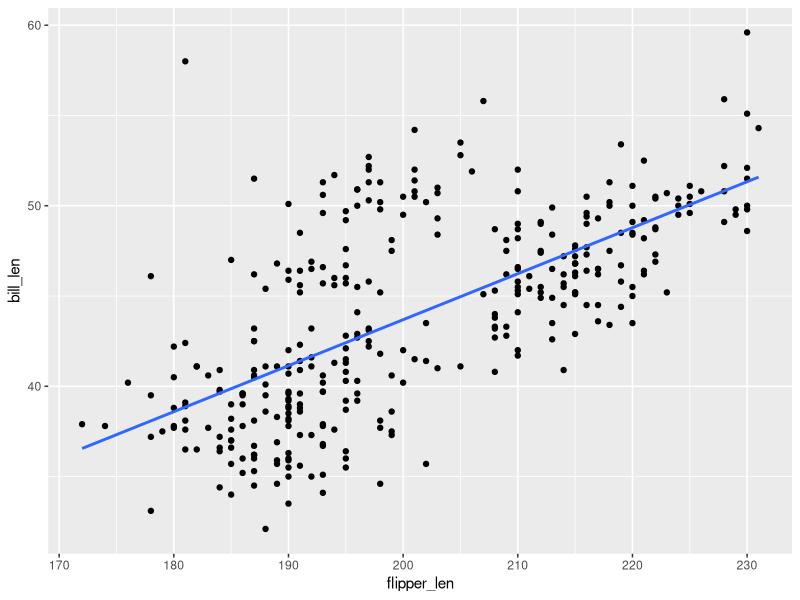
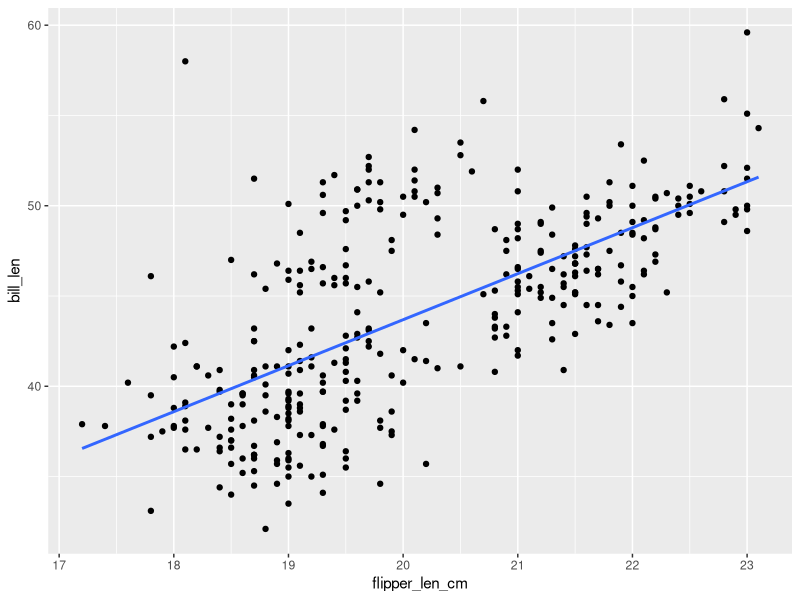
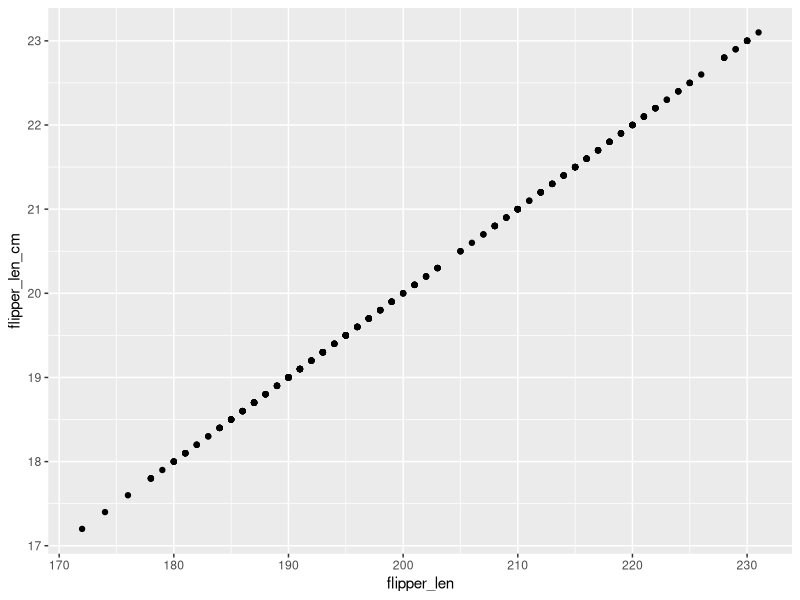
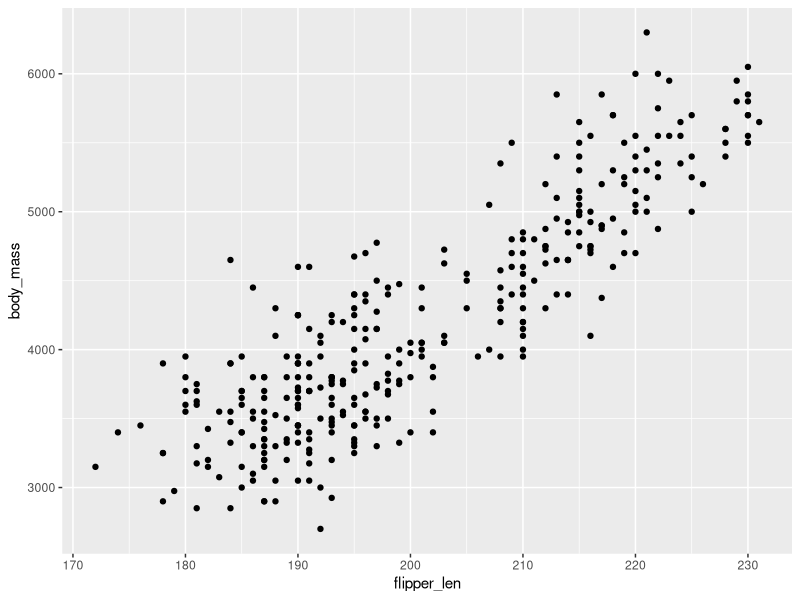
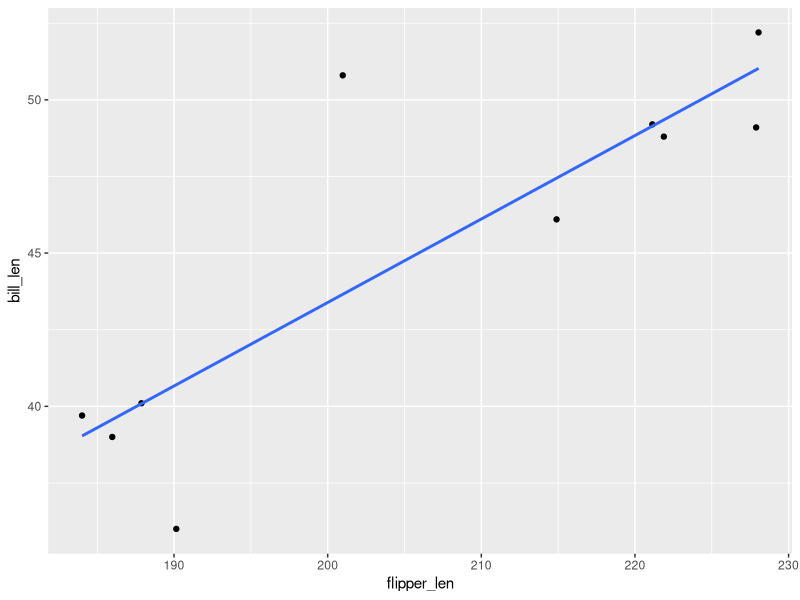
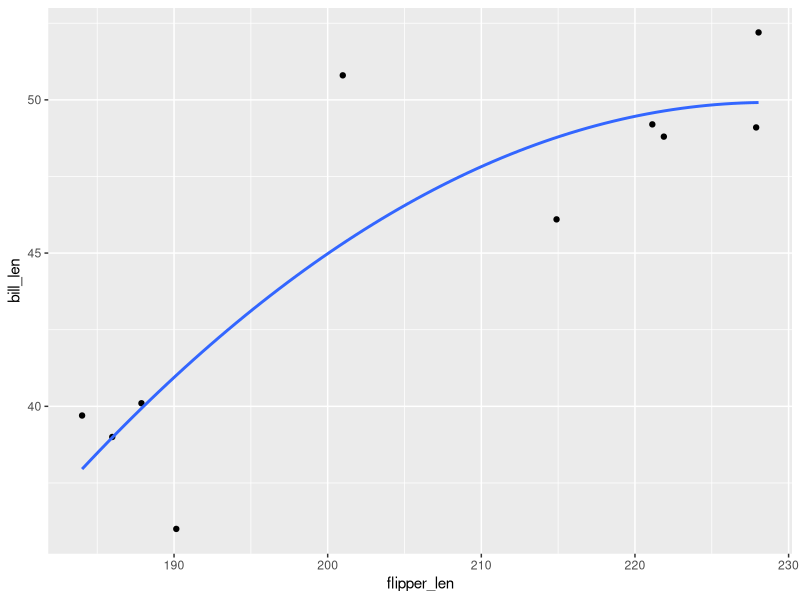
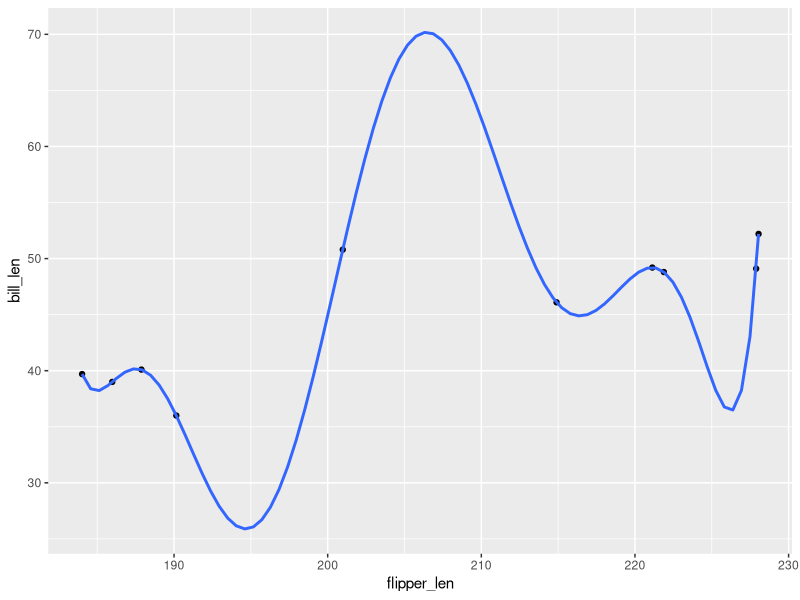
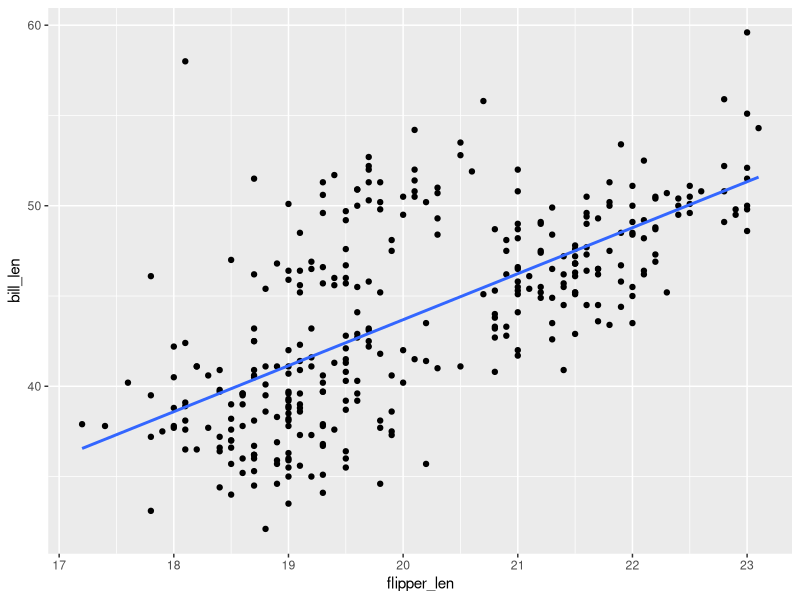

R code for these plots, in order:
## ---- chunk 1
#| include: false
knitr::opts_chunk$set(
  collapse = TRUE, 
  warning = FALSE,
  message = FALSE,
  error = TRUE,
  fig.height = 2.75, 
  fig.width = 4.25,
  fig.env = 'figure',
  fig.pos = 'h',
  fig.align = 'center')
## ---- chunk 2
# Load packages & data
library(tidyverse)
data(penguins)
head(penguins)
## ---- chunk 3
penguins <- penguins %>% 
    mutate(flipper_len_cm = flipper_len / 10)
head(penguins)
## ---- chunk 4
penguin_model_1 <- lm(bill_len ~ flipper_len, penguins)
penguin_model_2 <- lm(bill_len ~ flipper_len_cm, penguins)
penguin_model_3 <- lm(bill_len ~ flipper_len + flipper_len_cm, penguins)
penguin_model_4 <- lm(bill_len ~ body_mass, penguins)
penguin_model_5 <- lm(bill_len ~ flipper_len + body_mass, penguins)
## ---- chunk 5
ggplot(penguins, aes(y = bill_len, x = flipper_len)) + 
    geom_point() +
    geom_smooth(method = "lm", se = FALSE)

ggplot(penguins, aes(y = bill_len, x = flipper_len_cm)) + 
    geom_point() +
    geom_smooth(method = "lm", se = FALSE)
## ---- chunk 6
summary(penguin_model_1)$r.squared
summary(penguin_model_2)$r.squared
summary(penguin_model_3)$r.squared
## ---- chunk 7
ggplot(penguins, aes(x = flipper_len, y = flipper_len_cm)) +
    geom_point()
## ---- chunk 8
summary(penguin_model_1)$r.squared
summary(penguin_model_4)$r.squared
summary(penguin_model_5)$r.squared
## ---- chunk 9
ggplot(penguins, aes(x = flipper_len, y = body_mass)) +
    geom_point()
## ---- chunk 10
# For illustration purposes only, take a sample of 10 penguins.
# We'll discuss this code later in the course!
set.seed(155)
penguins_small <- sample_n(penguins, size = 10) %>%
  mutate(flipper_len = jitter(flipper_len))
## ---- chunk 11
# A model with one predictor (flipper_len)
poly_mod_1 <- lm(bill_len ~ flipper_len, penguins_small)

# A model with two predictors (flipper_len and flipper_len^2)
poly_mod_2 <- lm(bill_len ~ poly(flipper_len, 2), penguins_small)

# A model with nine predictors (flipper_len, flipper_len^2, ... on up to flipper_len^9)
poly_mod_9 <- lm(bill_len ~ poly(flipper_len, 9), penguins_small)
## ---- chunk 12
summary(poly_mod_1)$r.squared
summary(poly_mod_2)$r.squared
summary(poly_mod_9)$r.squared
## ---- chunk 13
# A plot of model 1
ggplot(penguins_small, aes(y = bill_len, x = flipper_len)) + 
    geom_point() + 
    geom_smooth(method = "lm", se = FALSE)
## ---- chunk 14
# A plot of model 2
ggplot(penguins_small, aes(y = bill_len, x = flipper_len)) + 
    geom_point() + 
    geom_smooth(method = "lm", formula = y ~ poly(x, 2), se = FALSE)
## ---- chunk 15
# A plot of model 9
ggplot(penguins_small, aes(y = bill_len, x = flipper_len)) + 
    geom_point() + 
    geom_smooth(method = "lm", formula = y ~ poly(x, 9), se = FALSE)
## ---- chunk 16
example_1 <- lm(bill_len ~ species, penguins)
example_2 <- lm(bill_len ~ species + island, penguins)
summary(example_1)
summary(example_2)
## ---- chunk 17
# Load packages & data
library(tidyverse)
data(penguins)

penguins <- penguins %>% 
    mutate(flipper_len = flipper_len / 10)

penguin_model_1 <- lm(bill_len ~ flipper_len, penguins)
penguin_model_2 <- lm(bill_len ~ flipper_len, penguins)
penguin_model_3 <- lm(bill_len ~ flipper_len + flipper_len, penguins)
penguin_model_4 <- lm(bill_len ~ body_mass, penguins)
penguin_model_5 <- lm(bill_len ~ flipper_len + body_mass, penguins)
## ---- chunk 18
ggplot(penguins, aes(y = bill_len, x = flipper_len)) + 
    geom_point() +
    geom_smooth(method = "lm", se = FALSE)

ggplot(penguins, aes(y = bill_len, x = flipper_len)) + 
    geom_point() +
    geom_smooth(method = "lm", se = FALSE)
## ---- chunk 19
summary(penguin_model_1)$r.squared
summary(penguin_model_2)$r.squared
summary(penguin_model_3)$r.squared
## ---- chunk 20
ggplot(penguins, aes(x = flipper_len, y = flipper_len)) +
    geom_point()
## ---- chunk 21
ggplot(penguins, aes(x = flipper_len, y = body_mass)) +
    geom_point()
